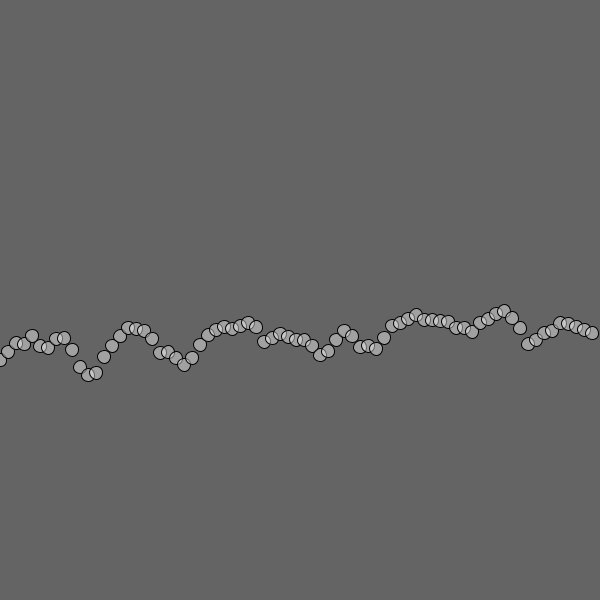
Frame 1 (no input)
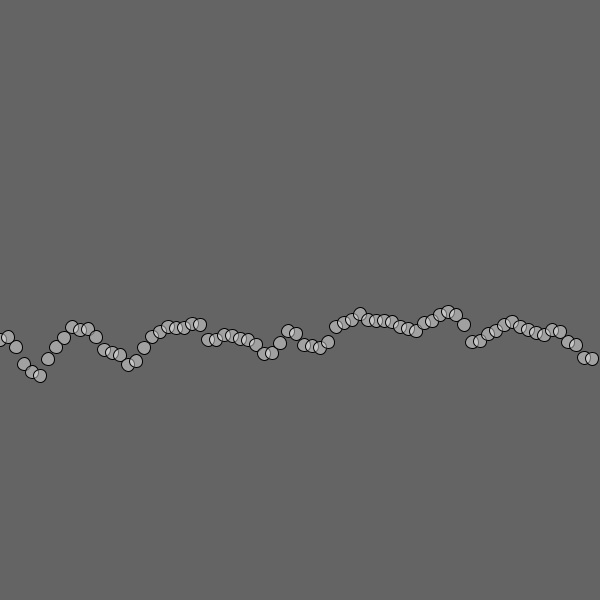
Frame 60 (the mouse pressed at the canvas centre just before this capture)
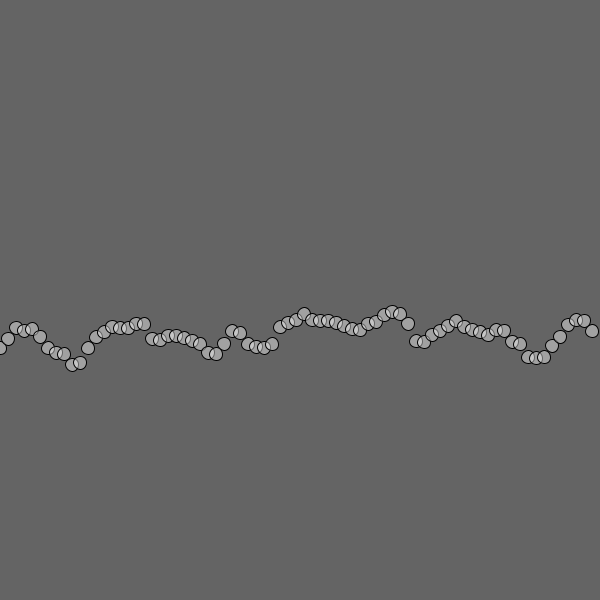
Frame 120 (the mouse held since frame 60 and released just before this capture)

The Processing sketch that drew these frames (run headless with seeded random() and noise(); from frame 60 on, the mouse is pressed at the canvas centre):

// Processing sketch: processing_88794
// ── processing_88794.pde


ship shape[];


//change this for a different number of circles;
int widt = 13;

void setup() {
  size(600,600);
  background(0);
  
  
  shape = new ship[width/(widt-5)];
  
  
  
  for (int j = 0; j < width/(widt-5); j++) {
    shape[j] = new ship(widt, j*(widt-5));

  }
 
}

void draw() {
background(100);
  for (int i = 0; i < width/(widt-5); i++)  {
    shape[i].draw();
  }
}

class ship {
 float d = 0;
 float xpos;
 float ypos;
int wiidt;



  ship(int widtvar, float xposvar) {
wiidt=widtvar;
xpos=xposvar;
  }

  void draw() {
d+=0.02;


ypos = width/2+noise(d+(xpos*wiidt)/600)*100;

fill(255, 255, 255, 100);
    ellipse(xpos, ypos, wiidt, wiidt);

}
}
